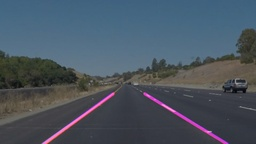
#> input picture test_images_out/solidYellowCurve.jpg, 256 x 144 px, shrunk from 960 x 540 before the run, found by its file name
$ jupyter execute --allow-errors identify_lanes_research.ipynb   (shell and % lines are left out)
#> lines starting #> are read from the running program, lines starting #| are printed output that depends on the picture; after the words box and inside, x2 and y2 are one past the last pixel; in counts of white or black regions, pixels touching at a corner belong together
### src/traffic_lanes_pipeline/view_filter.py

def lane_view_pixel(y, x, h, w, y_cut):
    ### Evaluates whether pixel is in the area of the image where lines are expected ###
    # y_cut is level of the top corner of visibility triangle
    x_mid = int(w / 2)

    if x <= x_mid:
        # y_cut = h + m * x_mid
        # m = (y_cut - h) / x_mid

        m = - y_cut / w * 2
        y_0 = h + m * x
        return y > y_0

    if x > x_mid:
        # y_cut = m * x_mid
        # m = y_cut / x_mid

        m = 2 * y_cut / w
        b = h - 2 * y_cut
        y_0 = m * x + b
        return y > y_0

def limit_view(image, ratio, color=0):
    assert (len(image.shape) == 2), "Only grey scale images are supported"
    img = image.copy()
    height, width = img.shape

    y_cut = int(ratio * height)
    for x in range(0, width):
        for y in range(0, height):
            if not lane_view_pixel(y, x, height, width, y_cut):
                img[y, x] = color

    return img

### src/traffic_lanes_pipeline/merge_lines.py
import math
import numpy as np
from src.traffic_lanes_pipeline.lane import TrafficLane, extend_line


def merge_lines(lines, height, width, y_cut=0.65):
    angles = map_lines(lines, height, width)
    res_list = {}
    for key, value in angles.items():
        if not value in res_list:
            res_list[value] = []
        res_list[value].append(key)

    res = {}
    for key, value in res_list.items():
        lane = TrafficLane(height, width, y_cut)
        for i in value:
            lane.add_line(lines[i])
        res[key] = lane
    return list(res.values())


def map_lines(lines, height, width):
    """Makes a dictionary of lists mapping lines with close angles"""
    res = []
    angles_map = dict()

    # Getting sorted index taken here:
    # https://stackoverflow.com/questions/6422700/how-to-get-indices-of-a-sorted-array-in-python
    sorted_lines_index = sorted(((e, i) for i, e in enumerate(lines)), key=lambda x: line_angle(x[0]))
    sorted_lines_index = [x[1] for x in sorted_lines_index]
    # print("Sorted Lines Index: {sorted_lines_index}".format(sorted_lines_index = sorted_lines_index))
    lines = sort_lines(lines)

    current_line = 0
    angle_difference = 0
    x_difference = 0
    angle_threshold = 5
    x_bottom_distance_threshold = width // 30
    for i in range(len(lines)):
        if i > 0:
            angle_difference = diff_angle(lines[i], lines[i - 1])
            x_bottom_distance = diff_lane_bottom_x(lines[i], lines[i - 1], height)
            # [4 lines of commented-out code are left out]
            if angle_difference > angle_threshold or x_bottom_distance > x_bottom_distance_threshold:
                current_line = i

        angles_map[sorted_lines_index[i]] = sorted_lines_index[current_line]

    return angles_map


def line_angle(line):
    x1, y1, x2, y2 = line[0]
    angle = math.atan2(y2 - y1, x2 - x1) * 180 / math.pi
    return angle


def sort_lines(lines):
    return sorted(lines, key=line_angle)


# [19 lines left out: functions diff_angle, diff_lane_bottom_x, line_bottom_x, not called in this run]

### src/traffic_lanes_pipeline/image_pipeline.py
import cv2
from matplotlib import pyplot as plt
import matplotlib.cm as cm
import numpy as np
import math
from skimage.filters import threshold_otsu

from src.traffic_lanes_pipeline.lanes import detect_traffic_lanes
from src.traffic_lanes_pipeline.view_filter import limit_view


# [53 lines left out: functions process_image, image_traffic_lanes, not called in this run]


def color_filter_grey(image):
    result = cv2.cvtColor(image, cv2.COLOR_BGR2GRAY)
    return result


def gradient_filter(image, color_filter = color_filter_grey):
    img_grey = color_filter(image)

    # Define a kernel size for Gaussian smoothing / blurring
    kernel_size = 5
    img_blur = cv2.GaussianBlur(img_grey, (kernel_size, kernel_size), 0)

    # Edge detection with Canny filter

    high_threshold = threshold_otsu(img_blur)

    low_threshold = int(high_threshold / 2)

    img_gradient = cv2.Canny(img_blur, low_threshold, high_threshold)
    return img_gradient


# [18 lines left out: function detect_edges, not called in this run]


def color_filter_saturation(image):
    # this function improves detection
    # of the yellow line specifically
    image_hsv = cv2.cvtColor(image, cv2.COLOR_RGB2HSV)
    # set hue and value channels to 0
    image_hsv[:, :, 0] = 0
    image_hsv[:, :, 2] = 0

    result = cv2.cvtColor(image_hsv, cv2.COLOR_BGR2GRAY)
    return result

### identify_lanes_research.ipynb
[cell 1]
# conda install -c menpo opencv
# https://stackoverflow.com/questions/23119413/how-do-i-install-python-opencv-through-conda
import cv2
from matplotlib import pyplot as plt
import matplotlib.cm as cm
from matplotlib.colors import hsv_to_rgb
import numpy as np
import math
import itertools

from src.traffic_lanes_pipeline.merge_lines import merge_lines
# from src.traffic_lanes_pipeline.lanes import extend_line
from src.traffic_lanes_pipeline.view_filter import limit_view
from src.traffic_lanes_pipeline.image_pipeline import process_image, gradient_filter, color_filter_saturation
from skimage.filters import threshold_otsu

## Greyscale the image

[cell 2]
img_path = 'test_images/solidYellowCurve.jpg'
img = cv2.imread(img_path, cv2.IMREAD_COLOR)
#> img is the input picture: shape (144, 256, 3); mean B, G, R 97.4, 85.4, 74.3

cv2.imwrite(
    "writeup_images/image.jpg",
    img
)

# This is to compensate for the fact that
# opencv image layers are stored in reverse order - BGR
# @alsosee https://www.pyimagesearch.com/2014/11/03/display-matplotlib-rgb-image/
img_color = cv2.cvtColor(img, cv2.COLOR_BGR2RGB)
plt.imshow(img_color)

[cell 3]
img_grey = cv2.cvtColor(img, cv2.COLOR_BGR2GRAY)
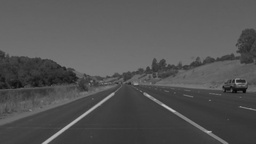
#> img_grey: shape (144, 256); min 6, max 195, mean 83.4

plt.imshow(img_grey, cmap=cm.gray, vmin=0, vmax=255)

cv2.imwrite(
    "writeup_images/img_grey.jpg",
    img_grey
)
#> Out = True

## Apply gradient filter to identify edges

Gradient filter can be applied to the grey scale image to identify
points on the where color intensity changes the most.

On this example image these we can expect bright road lines to be picked
up by the filter.

Application of the GaussianBlur prior to Edge detection
reduces number of edgets that will be identified in the next step.

[cell 4]
# Define a kernel size for Gaussian smoothing / blurring
# Note: this step is optional as cv2.Canny() applies a 5x5 Gaussian internally
kernel_size = 5
#img_blur = cv2.GaussianBlur(img_grey,(kernel_size, kernel_size), 0)
img_blur = img_grey

[cell 5]
thresholds = [(20, 55), (50, 150), (50, 200), (30, 200), (70, 200),
              (50, 180), (50, 220), (50, 250),
              (100, 150), (100, 200), (100, 250),
              (150, 150), (150, 200), (150, 250)]


for l, h in thresholds:
    img_gradient = cv2.Canny(img_blur, l, h)
    cv2.putText(
        img_gradient,
        "Thresholds (l,h): {l}, {h}".format(l = l, h = h),
        (50,50),
        cv2.FONT_HERSHEY_SIMPLEX,
        1,
        255
    )
    cv2.imwrite(
        "writeup_images/img_canny_tunning_{l}_{h}.jpg".format(l = l, h = h),
        img_gradient
    )
#> this loop made 14 passes
#> pass 1, `img_gradient = cv2.Canny(img_blur, l, h)`:
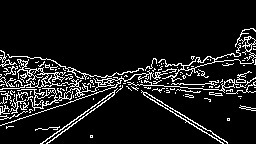
#> img_gradient: shape (144, 256); 10.2% white in thin lines or dots, all inside (x1, y1, x2, y2) = (0, 28, 256, 144)
#> after the loop:
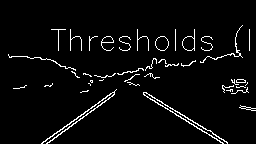
#> img_gradient: shape (144, 256); 4.1% white in thin lines or dots, all inside (x1, y1, x2, y2) = (8, 25, 256, 144)

Thresholds | Lower 50 | Lower 100 | Lower 150
:-------|:--------------------------:|:--------------------------:|:--------------------------:
Upper 150 | |  |
Upper 200 | |  |
Upper 250 | |  |

[cell 6]
high_threshold = threshold_otsu(img_blur)
#> high_threshold = 81
low_threshold = int(high_threshold / 2)
#> low_threshold = 40

img_gradient = cv2.Canny(img_blur, low_threshold, high_threshold)
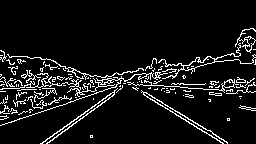
#> img_gradient: shape (144, 256); 8.3% white in thin lines or dots, all inside (x1, y1, x2, y2) = (0, 28, 256, 144)

plt.imshow(img_gradient, cmap='Greys_r')

cv2.imwrite(
    "writeup_images/img_gradient.jpg",
    img_gradient
)
#> Out = True

## Reduce image scope

To detect lanes on the road we need to reduce the view
of the camera to the road ahead of the car which can be asumed
to be a triangle formed between:

 - left bottom corner of the image
 - right bottom corner
 - point in the middle by x and 2/3 from the bottom by y

[cell 7]
# Demo output of the `limit_view()` function
img_view_demo = np.copy(img_grey) * 0 #creating a blank to draw lines on
#> img_view_demo: shape (144, 256); every value is 0
img_view_demo = limit_view(img_view_demo, ratio = 0.45, color = 255) # remove color outside of the road view
#> after the loop in limit_view, `for x in range(0, width):`:
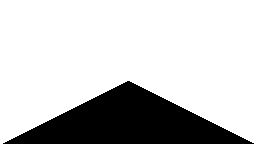
#> img: shape (144, 256); 78.3% white; 1 black region, box (x1, y1, x2, y2) and area: (3, 81, 254, 144) 8001
plt.imshow(img_view_demo, cmap='Greys_r')

cv2.imwrite(
    "writeup_images/img_view_demo.jpg",
    img_view_demo
)
#> Out = True

[cell 8]
img_limited_view = limit_view(img_gradient, ratio = 0.45)
#> call 2 of limit_view, with ratio = 0.45, color = 0
#> after the loop in limit_view (call 2), `for x in range(0, width):`:
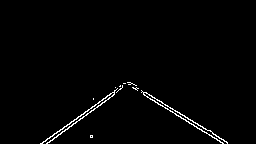
#> img: shape (144, 256); 1.5% white in thin lines or dots, all inside (x1, y1, x2, y2) = (40, 82, 228, 144)
plt.imshow(img_limited_view, cmap='Greys_r')


cv2.imwrite(
    "writeup_images/img_limited_view.jpg",
    img_limited_view
)
#> Out = True

[cell 9]
# Define the Hough transform parameters
# Make a blank the same size as our image to draw on
rho = 1
theta = np.pi / 180
threshold = 50
min_line_length = 100
max_line_gap = 50


# Run Hough on edge detected image
# OpenCV contains explanation of theory and parameters for HoughLinesP
# https://opencv-python-tutroals.readthedocs.io/en/latest/py_tutorials/py_imgproc/py_houghlines/py_houghlines.html
lines = cv2.HoughLinesP(
    img_limited_view, rho, theta, threshold, np.array([]),
                            min_line_length, max_line_gap)

print("Lines detected: {lines}".format(lines = len(lines)))
#| Lines detected: 1
height, width = img_grey.shape

line_image = np.copy(img_limited_view) * 0 #creating a blank to draw lines on

for line in lines:
    for x1, y1, x2, y2 in line:
        cv2.line(line_image, (x1, y1), (x2, y2), 255, 10)
#> this loop made 1 pass
#> line on pass 1: [[123, 83, 223, 143]]
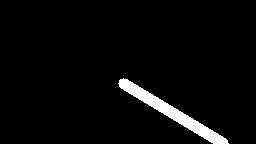
#> line_image: shape (144, 256); 3.6% white; 1 white region, box (x1, y1, x2, y2) and area: (118, 78, 229, 144) 1336


# Create a "color" binary image to combine with line image
color_edges = np.dstack((img_limited_view, img_limited_view, img_limited_view))

line_image = cv2.merge((np.copy(img_limited_view) * 0, np.copy(img_limited_view) * 0, line_image))
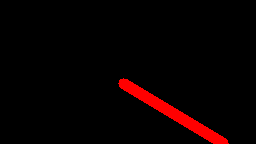
#> line_image: shape (144, 256, 3); mean of channels 0, 1, 2 0, 0, 9.2; drawn as B, G, R
# Draw the lines on the edge image
combo = cv2.addWeighted(color_edges, 0.8, line_image, 1, 0)
plt.imshow(combo)

## Combine Lines into Lanes

#> (a cell that did not finish here is left out)

#> the loop in map_lines, `for i in range(len(lines)):` made 1 pass
#> the loop in merge_lines, `for key, value in angles.items():` made 1 pass
#> (key, value) on pass 1: (0, 0)
#> the loop in merge_lines, `for key, value in res_list.items():` made 1 pass
print("Lines merged into {output} lanes".format(output = len(lines_output)))

lane_image = np.copy(img_limited_view) * 0 #creating a blank to draw lines on

# Iterate over the output "lines" and draw lines on the blank
for lane in lanes:
    for x1, y1, x2, y2 in lane.coordinates:
        cv2.line(lane_image, (x1, y1), (x2, y2), 255, 10)

# Create a "color" binary image to combine with line image
color_edges = np.dstack((img_limited_view, img_limited_view, img_limited_view))

lane_image = cv2.merge((np.copy(img_limited_view) * 0, np.copy(img_limited_view) * 0, lane_image))
# Draw the lines on the edge image
combo = cv2.addWeighted(color_edges, 0.8, lane_image, 1, 0)

plt.imshow(combo)

## Result

Now we can combine lines derived from the pipeline above with original image to visually evaulate performance of the algorithm.

In this example result is only partially satisfactory:

* Continious line on the right side is identified completely
* First section of the broken line on the left side is identified

However, most of segments of the broken line on the left side are undetected.

There are possible ares for research to improve this:

 * Apply Canny edge detection to the relevant part of the image with different threshold level
 * Apply line detection iteratively over the depth of the image with different threshold levels
   to capture smaller
 * Interpolate broken lines using the perspective geometry. This pottentially can inform about the shape of the lane based on the other line(s)


### Test Images

We can now plot the lanes on the test images provided for the project.

[cell 11]
import os

#> (the rest of this cell did not finish here and is left out)

### Test Video

[cell 12]
# Import everything needed to edit/save/watch video clips
from moviepy.editor import VideoFileClip
from IPython.display import HTML

white_output = 'test_videos_output/solidYellowLeft.mp4'
## To speed up the testing process you may want to try your pipeline on a shorter subclip of the video
## To do so add .subclip(start_second,end_second) to the end of the line below
## Where start_second and end_second are integer values representing the start and end of the subclip
## You may also uncomment the following line for a subclip of the first 5 seconds
##clip1 = VideoFileClip("test_videos/solidWhiteRight.mp4").subclip(0,5)
#> (the rest of this cell did not finish here and is left out)

[cell 13]
HTML("""
<video width="960" height="540" controls>
  <source src="{0}">
</video>
""".format(white_output))

## Challenge

On of the key obstacles for the the algorithm was
recognition of pale yellow lines in the challenge video.

After experimenting with different filtering options based on layers,
saturation turned out to be the most efficent to highlight the yellow line.

Application of the filter can be seen in the image bellow.

[cell 14]
image_hsv = cv2.cvtColor(img, cv2.COLOR_RGB2HSV)
#> image_hsv: shape (144, 256, 3); mean H, S, V 41.6, 70.3, 100.9

h = image_hsv.copy()
# set green and red channels to 0
h[:, :, 0] = 0
#> h: shape (144, 256, 3); mean H, S, V 0, 70.3, 100.9
h[:, :, 2] = 0
#> h: shape (144, 256, 3); mean H, S, V 0, 70.3, 0

image_hsv_grey = cv2.cvtColor(h, cv2.COLOR_BGR2GRAY)
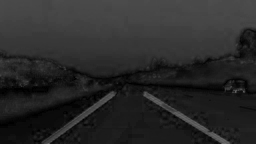
#> image_hsv_grey: shape (144, 256); min 0, max 108, mean 41.3


plt.imshow(image_hsv_grey, cmap=cm.gray)

cv2.imwrite(
    "writeup_images/image_hsv_grey.jpg",
    image_hsv_grey
)
#> Out = True

[cell 15]
img_gradient_1 = gradient_filter(img)
img_gradient_2 = gradient_filter(img, color_filter = color_filter_saturation)

cv2.imwrite(
    "writeup_images/img_gradient_saturation.jpg",
    img_gradient_2
)

img_gradient_combined = cv2.add(img_gradient_1, img_gradient_2)
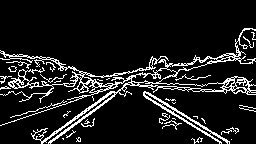
#> img_gradient_combined: shape (144, 256); 11.2% white in thin lines or dots, all inside (x1, y1, x2, y2) = (0, 28, 256, 144)
print(img_gradient_combined.shape)
#| (144, 256)
cv2.imwrite(
    "writeup_images/img_gradient_combined.jpg",
    img_gradient_combined
)

plt.imshow(img_gradient_2)

[cell 16]
img_saturation = color_filter_saturation(img)
print(img_saturation.shape)
#| (144, 256)

$ run again, with test_images_out/challenge.jpg copied over test_images_out/solidYellowCurve.jpg
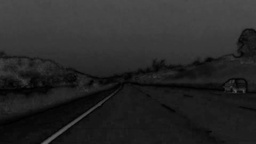
#> input picture test_images_out/challenge.jpg, 256 x 144 px, shrunk from 960 x 540 before the run, found by its file name
#> img is the input picture: shape (144, 256, 3); min 0, max 101, mean 39.8
#> `cv2.imwrite( "writeup_images/img_grey.jpg", img_grey )`: Out = True
#> high_threshold = 42
#> low_threshold = 21
#> `cv2.imwrite( "writeup_images/img_gradient.jpg", img_gradient )`: Out = True
#> img_view_demo: shape (144, 256); every value is 0
#> after the loop in limit_view (call 2), `for x in range(0, width):`:
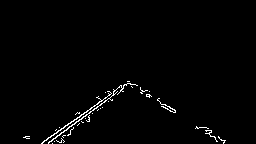
#> img: shape (144, 256); 1.4% white in thin lines or dots, all inside (x1, y1, x2, y2) = (23, 81, 226, 144)
#> image_hsv: shape (144, 256, 3); mean H, S, V 0, 0, 39.8
#> h: shape (144, 256, 3); every value is 0
#> in gradient_filter, `img_gradient = cv2.Canny(img_blur, low_threshold, high_threshold)`:
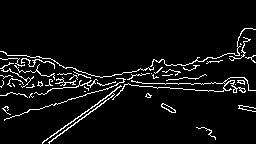
#> img_gradient: shape (144, 256); 5.8% white in thin lines or dots, all inside (x1, y1, x2, y2) = (0, 28, 256, 144)
#| (144, 256)
#| (144, 256)
